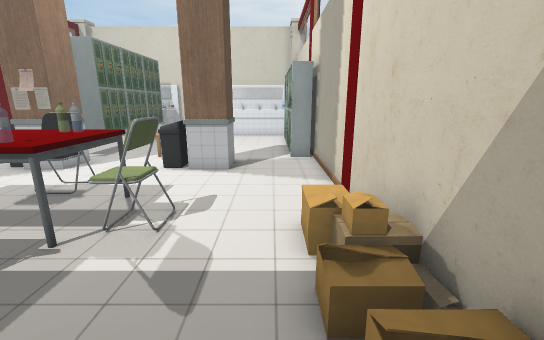
View 1 (above)

16 first-person views from a walk through a scene from a Unity 3-D project. The camera is 1.2 m above the floor, tilts 14° down and sees 90° across. Doors are open. The floor is counted in squares, 0.5 m on a side. Each view is taken from the middle of a square. On the plan, view 1 faces up. The plan holds only what a view shows up to about 18 squares ahead; the rest is blank. The player is left out. Some surface patterns are stand-ins.

View 2
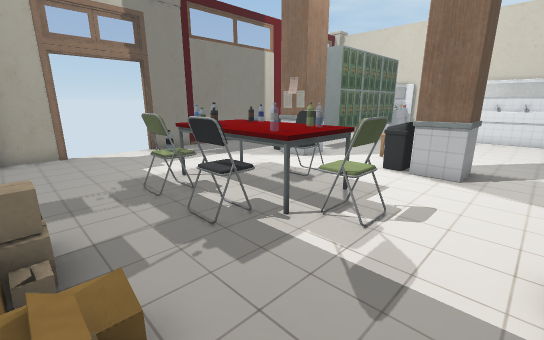

View 3
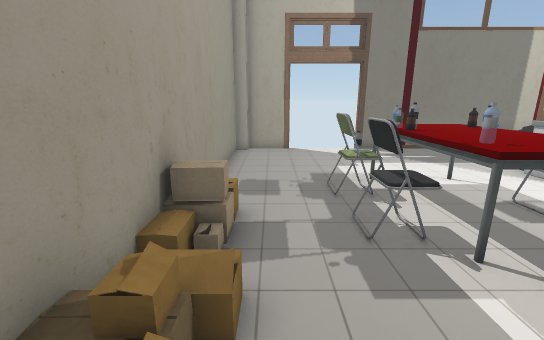

View 4
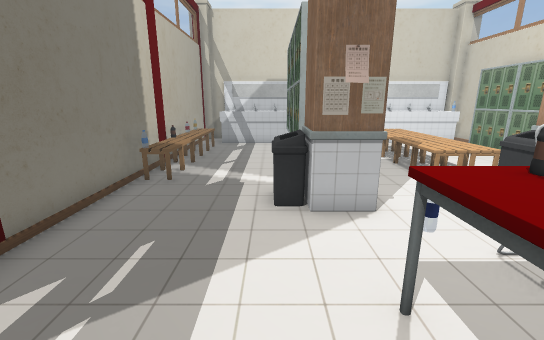

View 5
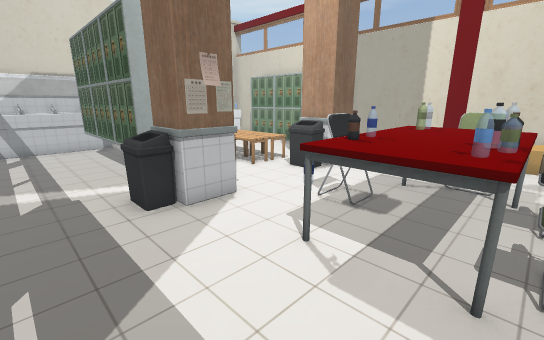

View 6
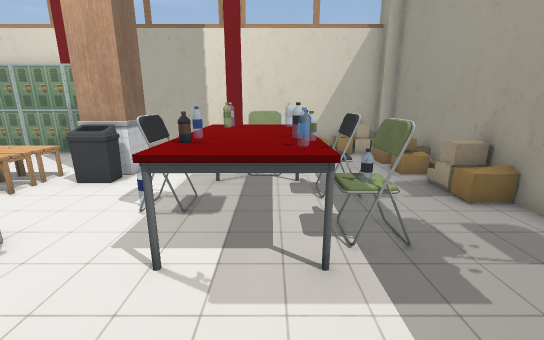

View 7
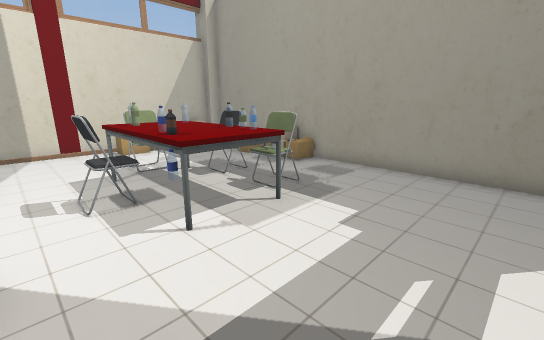

View 8
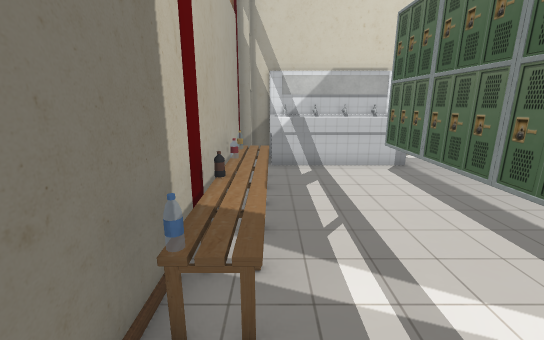

View 9
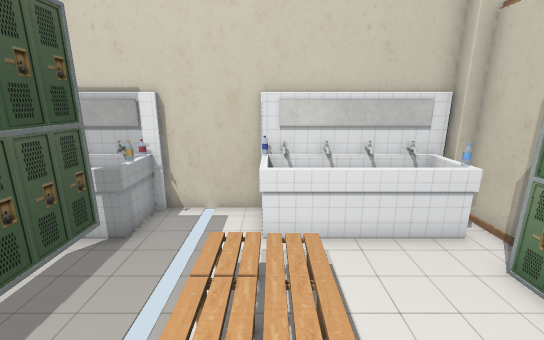

View 10
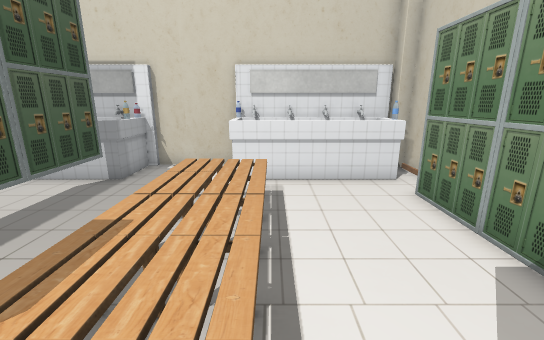

View 11
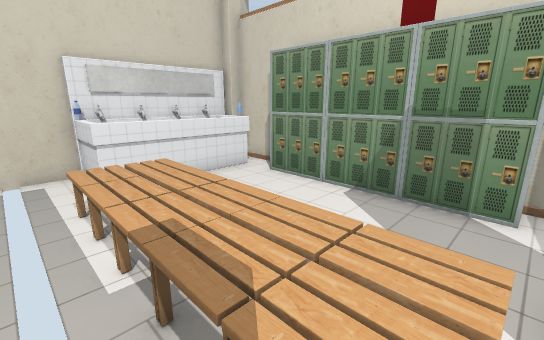

View 12
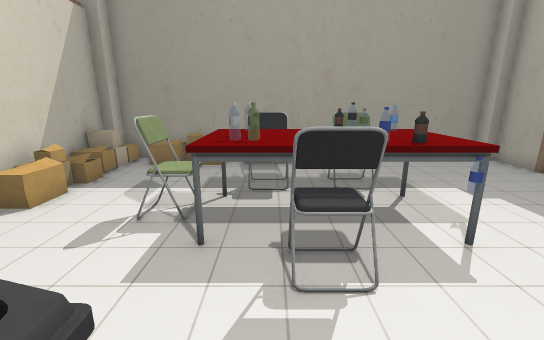

View 13
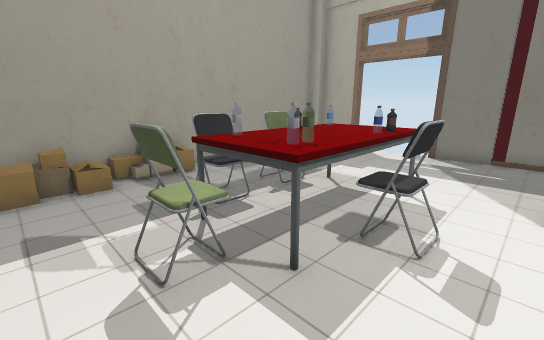

View 14
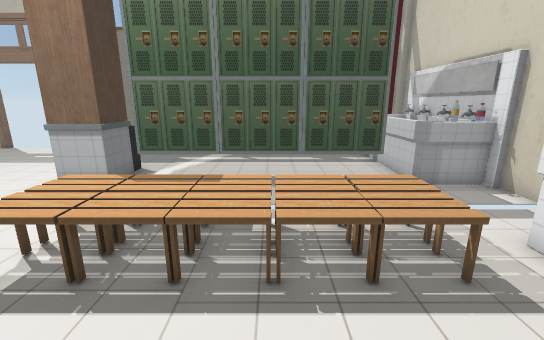

View 15
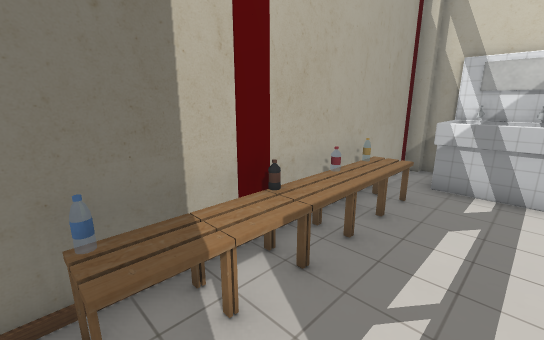

View 16
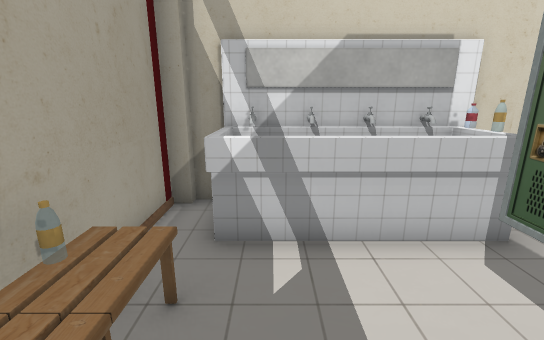

### Floor plan
Key: @ floor where view 1 was taken; # wall or solid block; . floor; / step, stairs or slope; D open door; O other object.
Columns run from 15 left of view 1 to 3 right of it. Each row starts with its distance up from view 1.
 23  ##    #####    ##
 22  #OOOOOO#. OOOOOO#
 21  #O    O. .O    O#
 20  #OOOOOO. .OOOOOO#
 19 ##/...OO. ......O
 18 ##/...OO. OO/...O
 17 #O/...OO. OO/...O
 16 ##/...OO. ///...O
 15 #O/...OO.////...O
 14 ##/...OO..///...O#
 13 ##/...OO..///...O#
 12  #/...OO..///...O#
 11  #...OOO...OOO...#
 10  #...OOO...OOO...#
  9  #...............#
  8  #.......OO......#
  7 ##.....OOOOO.....#
  6 ##....OOOOOO.....#
  5 DD....OOOOOOOO..O#
  4 DD.....OOOOO.....#
  3 DD.....OO.OO....OO
  2 DD...............#
  1 ##..............O
  0  #........OOOO @OO
 -1  ################OO

Where each view was taken, in squares from view 1:
view 1: 0 up, 0 right, facing up
view 2: 0 up, 0 right, facing up-left
view 3: 1 up, 0 right, facing left
view 4: 4 up, 10 left, facing up
view 5: 4 up, 12 left, facing up-right
view 6: 5 up, 12 left, facing right
view 7: 9 up, 13 left, facing down-right
view 8: 10 up, 13 left, facing up
view 9: 14 up, 4 left, facing up
view 10: 12 up, 3 left, facing up
view 11: 12 up, 6 left, facing up-right
view 12: 11 up, 5 left, facing down
view 13: 9 up, 1 left, facing down-left
view 14: 16 up, 0 right, facing left
view 15: 12 up, 11 left, facing up-left
view 16: 16 up, 12 left, facing up
